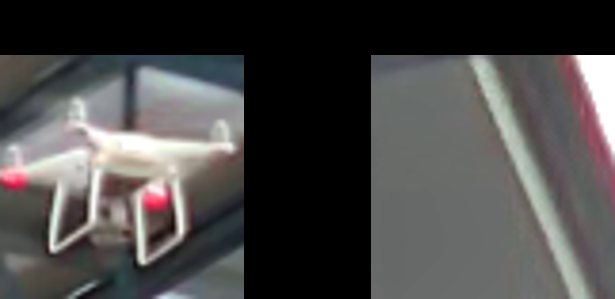
#> input picture examples/picture1.png, 615 x 299 px
$ python -i svm_pipeline.py   (imports and definitions only)   (older library calls are emulated)
#> lines starting #> are read from the running program, lines starting #| are printed output that depends on the picture
#coding=utf-8
import matplotlib.image as mpimg
from skimage.feature import hog
from scipy.ndimage.measurements import label
from os import walk
from os import path
import time
from sklearn.svm import LinearSVC
from sklearn.preprocessing import StandardScaler
from sklearn.model_selection import train_test_split
import pickle
from copy import copy
from visualizations import *
from timeit import default_timer as timer
import matplotlib.pyplot as plt

### Parameters
#sample_size=64
color_space = 'YCrCb' # Can be RGB, HSV, LUV, HLS, YUV, YCrCb
# color_space = 'HSV' # Can be RGB, HSV, LUV, HLS, YUV, YCrCb
orient = 9  # HOG orientations
pix_per_cell = 8 # HOG pixels per cell
cell_per_block = 2 # HOG cells per block, which can handel e.g. shadows
hog_channel = "ALL" # Can be 0, 1, 2, or "ALL"
# hog_channel = 2 # Can be 0, 1, 2, or "ALL"
spatial_size = (32, 32) # Spatial binning dimensions
hist_bins = 32    # Number of histogram bins
spatial_feat = True # Spatial features on or off
hist_feat = True # Histogram features on or off
hog_feat = True # HOG features on or off
buffer_weights=[0.1,0.2,0.3,0.4]
clf_path = 'weights/clf_umanned_aerial_vehicle.p'  # if classifier exist
#clf_path = 'weights/clf_pickle_all_v1.p'  # if classifier exist
Heatmap_buffer = []
N_buffer = 3
# [9 lines of commented-out code are left out]

search_window_scales = [1,1.5,4.5,9,10]  # (96x96),(288x288), (640x640)
#search_window_scales = [0.8,1.5,2.5,4.5,10]

# Define a function to return HOG features and visualization
def get_hog_features(img, orient, pix_per_cell, cell_per_block,vis=False, feature_vec=True):
    # Call with two outputs if vis==True
    if vis == True:
        features, hog_image = hog(img, orientations=orient,
                                  pixels_per_cell=(pix_per_cell, pix_per_cell),
                                  cells_per_block=(cell_per_block, cell_per_block),
                                  transform_sqrt=True,
                                  visualise=vis, feature_vector=feature_vec)
        return features, hog_image
    # Otherwise call with one output
    else:
        features = hog(img, orientations=orient,
                       pixels_per_cell=(pix_per_cell, pix_per_cell),
                       cells_per_block=(cell_per_block, cell_per_block),
                       transform_sqrt=True,
                       visualise=vis, feature_vector=feature_vec)
        return features


def bin_spatial(img, size=(32, 32)):
#> called with size = (32, 32)
    color1 = cv2.resize(img[:,:,0], size).ravel()
#> color1 = 1024 values, max 255 at index 222, min 0 at index 0, mean 75.19
    color2 = cv2.resize(img[:,:,1], size).ravel()
#> color2 = 1024 values, max 255 at index 222, min 0 at index 0, mean 73.95
    color3 = cv2.resize(img[:,:,2], size).ravel()
#> color3 = 1024 values, max 255 at index 222, min 0 at index 0, mean 73.35
    return np.hstack((color1, color2, color3))


# Define a function to compute color histogram features
# NEED TO CHANGE bins_range if reading .png files with mpimg!
def color_hist(img, nbins=32):
    # Compute the histogram of the color channels separately
    channel1_hist = np.histogram(img[:,:,0], bins=nbins)
    channel2_hist = np.histogram(img[:,:,1], bins=nbins)
    channel3_hist = np.histogram(img[:,:,2], bins=nbins)
    # Concatenate the histograms into a single feature vector
    hist_features = np.concatenate((channel1_hist[0], channel2_hist[0], channel3_hist[0]))
    # Return the individual histograms, bin_centers and feature vector
    return hist_features


# Define a function to extract features from a list of images
# Have this function call bin_spatial() and color_hist()
# [113 lines left out: functions extract_features, slide_window, draw_boxes, convert_color, not called in this run]


# Define a function to extract features from a single image window
def single_img_features(img, color_space='RGB', spatial_size=(32, 32),
                        hist_bins=32, orient=9,
                        pix_per_cell=8, cell_per_block=2, hog_channel=0,
                        spatial_feat=True, hist_feat=True, hog_feat=True):
    #1) Define an empty list to receive features
    img_features = []
    #2) Apply color conversion if other than 'RGB'
    if color_space != 'RGB':
        if color_space == 'HSV':
            feature_image = cv2.cvtColor(img, cv2.COLOR_RGB2HSV)
        elif color_space == 'LUV':
            feature_image = cv2.cvtColor(img, cv2.COLOR_RGB2LUV)
        elif color_space == 'HLS':
            feature_image = cv2.cvtColor(img, cv2.COLOR_RGB2HLS)
        elif color_space == 'YUV':
            feature_image = cv2.cvtColor(img, cv2.COLOR_RGB2YUV)
        elif color_space == 'YCrCb':
            feature_image = cv2.cvtColor(img, cv2.COLOR_RGB2YCrCb)
    else:
        feature_image = np.copy(img)
    #3) Compute spatial features if flag is set
    if spatial_feat == True:
        spatial_features = bin_spatial(feature_image, size=spatial_size)
#> spatial_features = 3072 values, max 255 at index 222, min 0 at index 0, mean 74.16
        #4) Append features to list
        img_features.append(spatial_features)
    #5) Compute histogram features if flag is set
    if hist_feat == True:
        hist_features = color_hist(feature_image, nbins=hist_bins)
#> in color_hist, `hist_features = np.concatenate((channel1_hist[0], channel2_hist[0], ch..`: hist_features = 96 values, max 64819 at index 64, min 24 at index 1, mean 5746.4
        #6) Append features to list
        img_features.append(hist_features)
    #7) Compute HOG features if flag is set
    if hog_feat == True:
        if hog_channel == 'ALL':
            hog_features = []
            for channel in range(feature_image.shape[2]):
                hog_features.extend(get_hog_features(feature_image[:,:,channel],
                                    orient, pix_per_cell, cell_per_block,
                                    vis=False, feature_vec=True))
        else:
            hog_features = get_hog_features(feature_image[:,:,hog_channel], orient,
                        pix_per_cell, cell_per_block, vis=False, feature_vec=True)
#> in get_hog_features, `features = hog(img, orientations=orient, pixels_per_cell=(pix_per_cell..`:
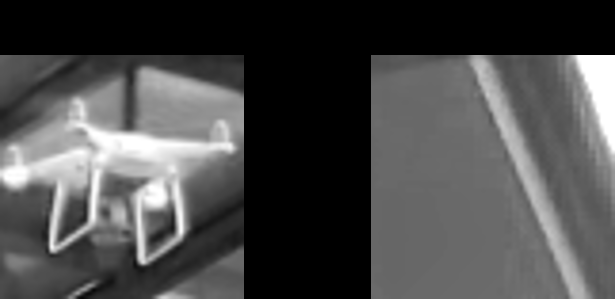
#> img: shape (299, 615); min 0, max 255, mean 74.4
        #8) Append features to list
        img_features.append(hog_features)

    #9) Return concatenated array of features
    return np.concatenate(img_features)


# Define a function you will pass an image
# and the list of windows to be searched (output of slide_windows())
# [262 lines left out: functions search_windows, find_unmanned_aerial_vehicle, add_heat, apply_threshold_num, apply_threshold_vaule, draw_bboxes and 2 more, not called in this run]


# if svm classifer exist, load it; otherwise, train the svm classifier
# [84 lines not run here, left out]


# [34 lines left out: function unmanned_aerial_vehicle_detection_svm, not called in this run]

>>> import cv2
>>> picture = cv2.cvtColor(cv2.imread('examples/picture1.png'), cv2.COLOR_BGR2RGB)
>>> result = single_img_features(picture)
